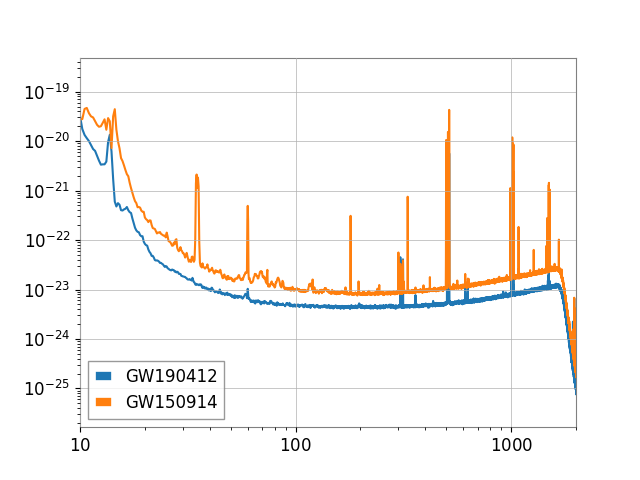

Here is the Python script that generated this plot:
from gwpy.timeseries import TimeSeries
from gwosc.datasets import event_gps
import pylab as plt

gps = event_gps('GW190412')
ldata = TimeSeries.fetch_open_data('L1', int(gps)-512, int(gps)+512, cache=True)
lasd = ldata.asd(fftlength=4, method="median")

gps2 = event_gps('GW150914')
ldata2 = TimeSeries.fetch_open_data('L1', int(gps2)-512, int(gps2)+512, cache=True)
lasd2 = ldata2.asd(fftlength=4, method="median")

plt.loglog(lasd, label = 'GW190412')
plt.loglog(lasd2,label = 'GW150914')
plt.legend()
plt.xlim(10,2000)
plt.savefig('L2 - 2 - Menor Ruido.png')